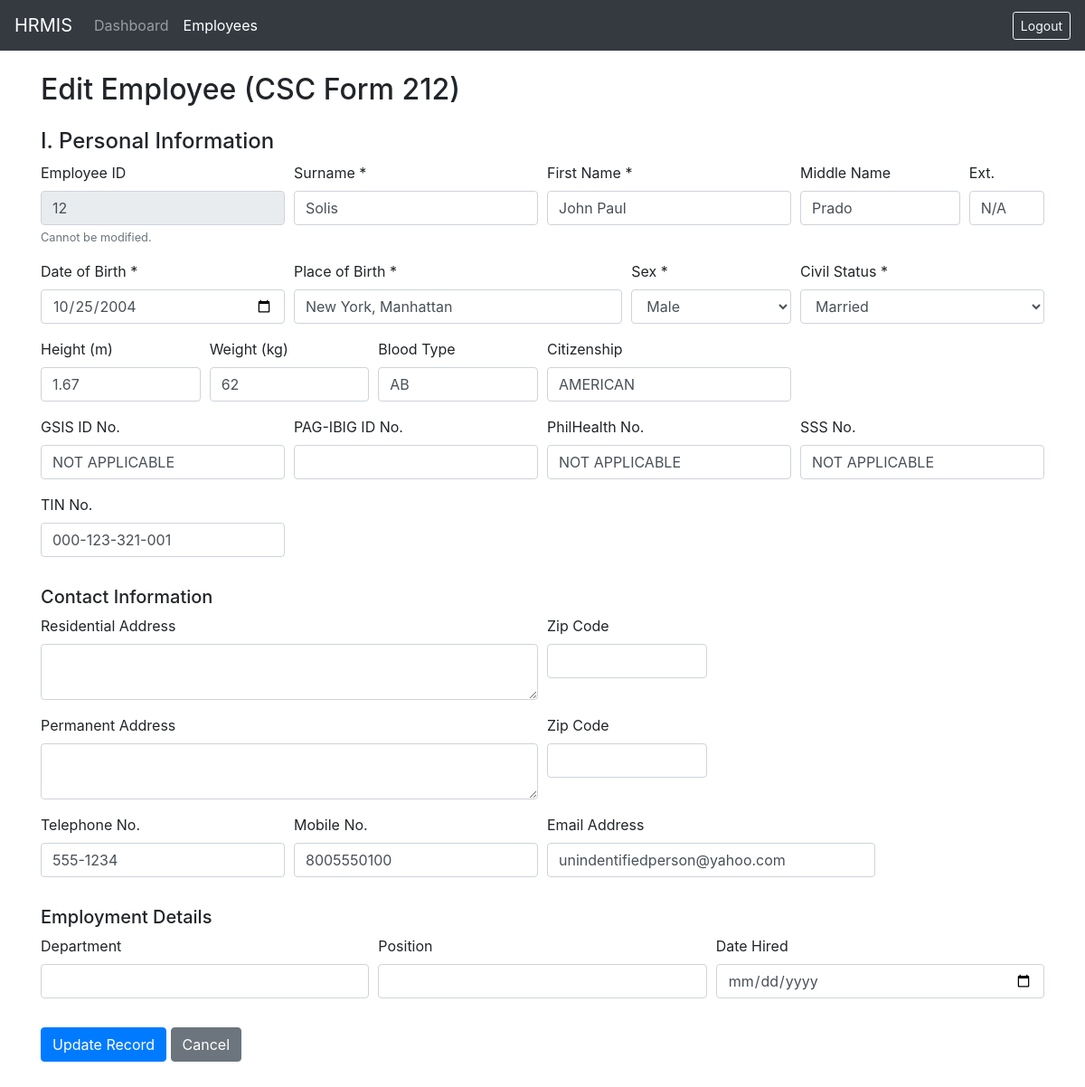
Screenshot of /views/edit_employee.php?id=2 (signed in) with the database file from the repository.
### tables this page shows
CREATE TABLE `employees` (
  `id` int NOT NULL AUTO_INCREMENT,
  `firstname` varchar(100) DEFAULT NULL,
  `middlename` varchar(100) DEFAULT NULL,
  `surname` varchar(100) DEFAULT NULL,
  `name_extension` varchar(5) DEFAULT NULL,
  `date_of_birth` date DEFAULT NULL,
  `birth_city` varchar(45) NOT NULL,
  `birth_province` varchar(45) NOT NULL,
  `birth_country` varchar(45) NOT NULL,
  `sex` varchar(7) NOT NULL,
  `civil_status` varchar(10) NOT NULL,
  `height_in_meter` float NOT NULL,
  `weight_in_kg` float NOT NULL,
  `contactno` varchar(45) NOT NULL,
  `blood_type` varchar(45) NOT NULL,
  `gsis_id` varchar(20) DEFAULT NULL,
  `sss_no` varchar(45) DEFAULT NULL,
  `philhealth_no` varchar(20) DEFAULT NULL,
  `tin_no` varchar(20) DEFAULT NULL,
  `employee_no` int NOT NULL,
  `citizenship` varchar(45) NOT NULL,
  `res_spec_address` varchar(45) DEFAULT NULL,
  `res_street_address` varchar(45) DEFAULT NULL,
  `res_vill_address` varchar(45) DEFAULT NULL,
  `res_barangay_address` varchar(45) NOT NULL,
  `res_city` varchar(45) NOT NULL,
  `res_municipality` varchar(45) NOT NULL,
  `res_province` varchar(45) NOT NULL,
  `res_zipcode` varchar(45) NOT NULL,
  `perm_spec_address` varchar(45) DEFAULT NULL,
  `perm_street_address` varchar(45) DEFAULT NULL,
  `perm_vill_address` varchar(45) DEFAULT NULL,
  `perm_barangay_address` varchar(45) NOT NULL,
  `perm_city` varchar(45) NOT NULL,
  `perm_municipality` varchar(45) NOT NULL,
  `perm_province` varchar(45) NOT NULL,
  `perm_zipcode` varchar(45) NOT NULL,
  `telephone_no` varchar(50) DEFAULT NULL,
  `mobile_no` varchar(50) DEFAULT NULL,
  `email_address` varchar(100) DEFAULT NULL,
  `Q34A` tinyint NOT NULL,
  `Q34B` tinyint NOT NULL,
  `Q34_details` varchar(45) DEFAULT NULL,
  `Q35a` tinyint NOT NULL,
  `Q35b` tinyint NOT NULL,
  `Q35_details` varchar(45) DEFAULT NULL,
  `Q36` varchar(45) NOT NULL,
  `Q36_details` varchar(45) DEFAULT NULL,
  `Q37` tinyint NOT NULL,
  `Q37_details` varchar(45) DEFAULT NULL,
  `Q38a` tinyint NOT NULL,
  `Q38b` tinyint NOT NULL,
  `Q38_details` varchar(45) DEFAULT NULL,
  `Q39a` tinyint NOT NULL,
  `Q39b` tinyint NOT NULL,
  `Q39_details` varchar(45) DEFAULT NULL,
  `Q40a` tinyint NOT NULL,
  `Q40a_details` varchar(45) DEFAULT NULL,
  `Q40b` tinyint NOT NULL,
  `Q40b_details` varchar(45) DEFAULT NULL,
  `Q40c` tinyint NOT NULL,
  `Q40c_details` varchar(45) DEFAULT NULL,
  `place_of_birth` varchar(255) DEFAULT NULL,
  `pagibig_id` varchar(20) DEFAULT NULL,
  `residential_address` text,
  `residential_zip` varchar(10) DEFAULT NULL,
  `permanent_address` text,
  `permanent_zip` varchar(10) DEFAULT NULL,
  `department` varchar(100) DEFAULT NULL,
  `position` varchar(100) DEFAULT NULL,
  `date_hired` date DEFAULT NULL,
  `created_at` timestamp NULL DEFAULT CURRENT_TIMESTAMP,
  PRIMARY KEY (`id`)
);

### classes/Employee.php (called while the page is built, shortened)
<?php
class Employee {
    private $conn;
    private $table_name = "employees";
    public function __construct($db) {
        $this->conn = $db;
    }
    public function readOne($id) {
        $query = "SELECT * FROM " . $this->table_name . " WHERE id = :id LIMIT 1";
        $stmt = $this->conn->prepare($query);
        $stmt->bindParam(':id', $id);
        $stmt->execute();
        return $stmt->fetch(PDO::FETCH_ASSOC);
    }
}
?>

### views/edit_employee.php (the view, shortened to what this page needs)
<?php
require_once '../classes/Employee.php';
$database = new Database();
$db = $database->getConnection();
$id = isset($_GET['id']) ? $_GET['id'] : die('ERROR: Missing ID.');
$employee = new Employee($db);
$row = $employee->readOne($id);
?>
<!DOCTYPE html>
<html>
<head>
    <link rel="stylesheet" href="https://stackpath.bootstrapcdn.com/bootstrap/4.5.2/css/bootstrap.min.css">
</head>
<body>
    <nav class="navbar navbar-expand-lg navbar-dark bg-dark">
        <a class="navbar-brand" href="../dashboard.php">HRMIS</a>
        <div class="collapse navbar-collapse">
            <ul class="navbar-nav mr-auto">
                <li class="nav-item">
                    <a class="nav-link" href="../dashboard.php">Dashboard</a>
                </li>
                <li class="nav-item active">
                    <a class="nav-link" href="list_employees.php">Employees</a>
                </li>
            </ul>
            <a href="../logout.php" class="btn btn-outline-light btn-sm">Logout</a>
        </div>
    </nav>
    <div class="container mt-4 mb-5">
        <h2>Edit Employee (CSC Form 212)</h2>
        <form method="POST">
            <h4 class="mt-4">I. Personal Information</h4>
            <div class="form-row">
                <div class="form-group col-md-3">
                    <label>Employee ID</label>
                    <input type="text" class="form-control" value="<?php echo htmlspecialchars($row['employee_no']); ?>" disabled>
                    <small class="form-text text-muted">Cannot be modified.</small>
                </div>
                <div class="form-group col-md-3">
                    <label>Surname *</label>
                    <input type="text" name="surname" class="form-control" value="<?php echo htmlspecialchars($row['surname']); ?>" required>
                </div>
                <div class="form-group col-md-3">
                    <label>First Name *</label>
                    <input type="text" name="firstname" class="form-control" value="<?php echo htmlspecialchars($row['firstname']); ?>" required>
                </div>
                <div class="form-group col-md-2">
                    <label>Middle Name</label>
                    <input type="text" name="middlename" class="form-control" value="<?php echo htmlspecialchars($row['middlename']); ?>">
                </div>
                <div class="form-group col-md-1">
                    <label>Ext.</label>
                    <input type="text" name="name_extension" class="form-control" value="<?php echo htmlspecialchars($row['name_extension']); ?>">
                </div>
            </div>
            <div class="form-row">
                <div class="form-group col-md-3">
                    <label>Date of Birth *</label>
                    <input type="date" name="date_of_birth" class="form-control" value="<?php echo htmlspecialchars($row['date_of_birth']); ?>" required>
                </div>
                <div class="form-group col-md-4">
                    <label>Place of Birth *</label>
                    <input type="text" name="place_of_birth" class="form-control" value="<?php echo htmlspecialchars($row['place_of_birth']); ?>" required>
                </div>
                <div class="form-group col-md-2">
                    <label>Sex *</label>
                    <select name="sex" class="form-control" required>
                        <option value="Male" <?php echo ($row['sex'] == 'Male') ? 'selected' : ''; ?>>Male</option>
                    </select>
                </div>
                <div class="form-group col-md-3">
                    <label>Civil Status *</label>
                    <select name="civil_status" class="form-control" required>
                        <option value="Married" <?php echo ($row['civil_status'] == 'Married') ? 'selected' : ''; ?>>Married</option>
                    </select>
                </div>
            </div>
            <div class="form-row">
                <div class="form-group col-md-2">
                    <label>Height (m)</label>
                    <input type="number" step="0.01" name="height_in_meter" class="form-control" value="<?php echo htmlspecialchars($row['height_in_meter']); ?>">
                </div>
                <div class="form-group col-md-2">
                    <label>Weight (kg)</label>
                    <input type="number" step="0.01" name="weight_in_kg" class="form-control" value="<?php echo htmlspecialchars($row['weight_in_kg']); ?>">
                </div>
                <div class="form-group col-md-2">
                    <label>Blood Type</label>
                    <input type="text" name="blood_type" class="form-control" value="<?php echo htmlspecialchars($row['blood_type']); ?>">
                </div>
                <div class="form-group col-md-3">
                    <label>Citizenship</label>
                    <input type="text" name="citizenship" class="form-control" value="<?php echo htmlspecialchars($row['citizenship']); ?>">
                </div>
            </div>
            <div class="form-row">
                <div class="form-group col-md-3">
                    <label>GSIS ID No.</label>
                    <input type="text" name="gsis_id" class="form-control" value="<?php echo htmlspecialchars($row['gsis_id']); ?>">
                </div>
                <div class="form-group col-md-3">
                    <label>PAG-IBIG ID No.</label>
                    <input type="text" name="pagibig_id" class="form-control" value="<?php echo htmlspecialchars($row['pagibig_id']); ?>">
                </div>
                <div class="form-group col-md-3">
                    <label>PhilHealth No.</label>
                    <input type="text" name="philhealth_no" class="form-control" value="<?php echo htmlspecialchars($row['philhealth_no']); ?>">
                </div>
                <div class="form-group col-md-3">
                    <label>SSS No.</label>
                    <input type="text" name="sss_no" class="form-control" value="<?php echo htmlspecialchars($row['sss_no']); ?>">
                </div>
                <div class="form-group col-md-3">
                    <label>TIN No.</label>
                    <input type="text" name="tin_no" class="form-control" value="<?php echo htmlspecialchars($row['tin_no']); ?>">
                </div>
            </div>
            <h5 class="mt-3">Contact Information</h5>
            <div class="form-row">
                <div class="form-group col-md-6">
                    <label>Residential Address</label>
                    <textarea name="residential_address" class="form-control" rows="2"><?php echo htmlspecialchars($row['residential_address']); ?></textarea>
                </div>
                <div class="form-group col-md-2">
                    <label>Zip Code</label>
                    <input type="text" name="residential_zip" class="form-control" value="<?php echo htmlspecialchars($row['residential_zip']); ?>">
                </div>
            </div>
            <div class="form-row">
                <div class="form-group col-md-6">
                    <label>Permanent Address</label>
                    <textarea name="permanent_address" class="form-control" rows="2"><?php echo htmlspecialchars($row['permanent_address']); ?></textarea>
                </div>
                <div class="form-group col-md-2">
                    <label>Zip Code</label>
                    <input type="text" name="permanent_zip" class="form-control" value="<?php echo htmlspecialchars($row['permanent_zip']); ?>">
                </div>
            </div>
            <div class="form-row">
                <div class="form-group col-md-3">
                    <label>Telephone No.</label>
                    <input type="text" name="telephone_no" class="form-control" value="<?php echo htmlspecialchars($row['telephone_no']); ?>">
                </div>
                <div class="form-group col-md-3">
                    <label>Mobile No.</label>
                    <input type="text" name="mobile_no" class="form-control" value="<?php echo htmlspecialchars($row['mobile_no']); ?>">
                </div>
                <div class="form-group col-md-4">
                    <label>Email Address</label>
                    <input type="email" name="email_address" class="form-control" value="<?php echo htmlspecialchars($row['email_address']); ?>">
                </div>
            </div>
            <h5 class="mt-3">Employment Details</h5>
            <div class="form-row">
                <div class="form-group col-md-4">
                    <label>Department</label>
                    <input type="text" name="department" class="form-control" value="<?php echo htmlspecialchars($row['department']); ?>">
                </div>
                <div class="form-group col-md-4">
                    <label>Position</label>
                    <input type="text" name="position" class="form-control" value="<?php echo htmlspecialchars($row['position']); ?>">
                </div>
                <div class="form-group col-md-4">
                    <label>Date Hired</label>
                    <input type="date" name="date_hired" class="form-control" value="<?php echo htmlspecialchars($row['date_hired']); ?>">
                </div>
            </div>
            <button type="submit" class="btn btn-primary mt-3">Update Record</button>
            <a href="list_employees.php" class="btn btn-secondary mt-3">Cancel</a>
        </form>
    </div>
</body>
</html>

### rows the page displays
employees: employee_no "12", surname "Solis", firstname "John Paul", middlename "Prado", name_extension "N/A", date_of_birth "10/25/2004", place_of_birth "New York, Manhattan", sex "Male", civil_status "Married", height_in_meter "1.67", weight_in_kg "62", blood_type "AB", citizenship "AMERICAN", gsis_id "NOT APPLICABLE", philhealth_no "NOT APPLICABLE", sss_no "NOT APPLICABLE", tin_no "000-123-321-001", telephone_no "555-1234", mobile_no "8005550100", email_address "unindentifiedperson@yahoo.com"
